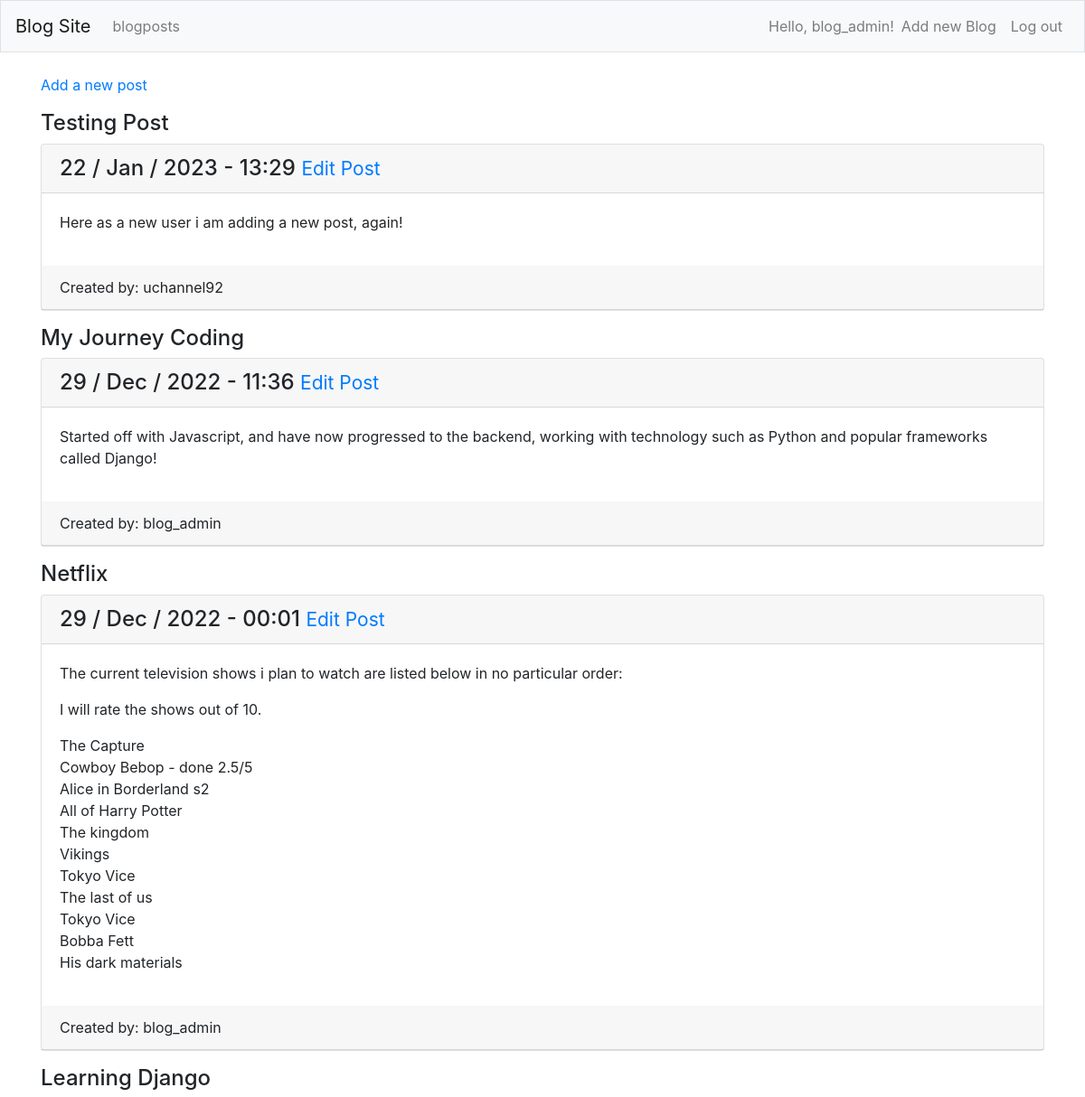
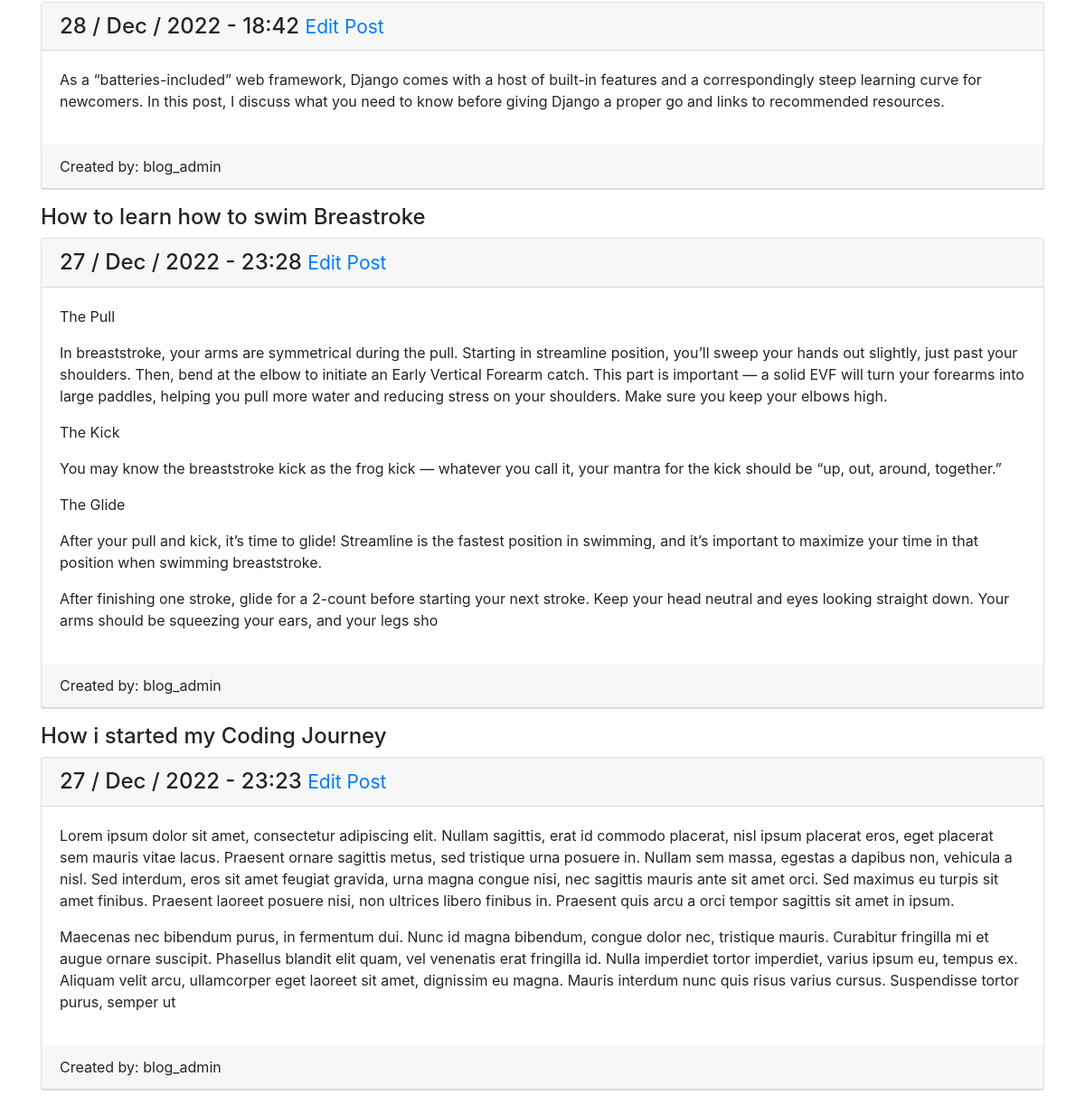
The page /blogposts/ (signed in) on the database its author committed (2 pictures, top to bottom).
### blogs/models.py (models this page shows, shortened)
class BlogPost(models.Model):
	title = models.CharField(max_length=100)
	text = models.TextField(max_length=1000)
	date_added = models.DateTimeField(auto_now_add=True)
	owner = models.ForeignKey(User, on_delete=models.CASCADE)

### blogs/views.py (the view)
# urls.py: path('blogposts/', views.blogposts, name='blogposts'),
def blogposts(request):
	blogpost = BlogPost.objects.order_by('-date_added')
	context = {'blogpost': blogpost}
	return render(request, 'blogs/blogposts.html', context)

### blogs/templates/blogs/blogposts.html (shortened to what this page needs)
{% extends "blogs/base.html" %}
{% block content %}
<div class="container">
	{% if user.is_authenticated %}
		<p>
			<a href="{% url 'blogs:new_blog' %}">Add a new post</a>
		</p>
	{% else %}
		<p>
			<a href="{% url 'users:login' %}">Login to add new post</a>
		</p>
	{% endif %}
		{% for blog in blogpost %}
		<h4>{{ blog.title }}</h4>
			<div class="card mb-3">
				<h4 class="card-header">
					{{ blog.date_added|date:'d / M / Y - H:i' }}
					<small>
						<a href="{% url 'blogs:edit_blogpost' blog.id %}">Edit Post</a>
					</small>
				</h4>
				<div class="card-body">
					{{ blog.text|linebreaks }}
				</div>
				<p class="card-header">
					Created by: {{ blog.owner }}
				</p>
			</div>
			{% empty %}
				<li><h3>No Blog posts have been added yet.</h3></li>
			{% endfor %}
</div>
{% endblock content %}

### blogs/templates/blogs/base.html (shortened to what this page needs)
{% load bootstrap4 %}
<!DOCTYPE html>
<html lang="en">
<head>
	{% bootstrap_css %}
</head>
<body>
	<nav class="navbar navbar-expand-md navbar-light bg-light mb-4 border sticky-top">
		<a class="navbar-brand" href="{% url 'blogs:index' %}">Blog Site</a>
		<div class="collapse navbar-collapse" id="navbarCollapse">
			<ul class="navbar-nav mr-auto">
				<li class="nav-item">
					<a class="nav-link" href="{% url 'blogs:blogposts' %}">blogposts</a>
				</li>
			</ul>
			<ul class="navbar-nav m1-auto">
				{% if user.is_authenticated %}
				<li class="nav-item">
					<span class="navbar-text">Hello, {{ user.username }}!</span>
				</li>
				<li class="nav-item">
					<a class="nav-link" href="{% url 'blogs:new_blog' %}">Add new Blog</a>
				</li>
				<li class="nav-item">
					<a class="nav-link" href="{% url 'users:logout' %}">Log out</a>
				</li>
				{% endif %}
			</ul>
		</div>
	</nav>
	<main>
		<div>
			{% block content %}{% endblock content %}
		</div>
	</main>
</body>
</html>

### rows shown on the page
BlogPost: title "Testing Post", date_added "22 / Jan / 2023 - 13:29", text "Here as a new user i am adding a new post, again!", owner "uchannel92"
BlogPost: title "My Journey Coding", date_added "29 / Dec / 2022 - 11:36", text "Started off with Javascript, and have now progressed to the backend, working with technology such as Python and popular frameworks called Django!", owner "blog_admin"
BlogPost: title "Netflix", date_added "29 / Dec / 2022 - 00:01", text "The current television shows i plan to watch are listed below in no particular order: I will rate the shows out of 10. The Capture Cowboy Bebop - done 2.5/5 Alice in Borderland s2 All of Harry Potter The kingdom Vikings Tokyo Vice The last of us Tokyo Vice Bobba Fett His dark materials", owner "blog_admin"
BlogPost: title "Learning Django", date_added "28 / Dec / 2022 - 18:42", text "As a “batteries-included” web framework, Django comes with a host of built-in features and a correspondingly steep learning curve for newcomers. In this post, I discuss what you need to know before giving Django a proper go and links to recommended resources.", owner "blog_admin"
BlogPost: title "How to learn how to swim Breastroke", date_added "27 / Dec / 2022 - 23:28", text "The Pull In breaststroke, your arms are symmetrical during the pull. Starting in streamline position, you’ll sweep your hands out slightly, just past your shoulders. Then, bend at the elbow to initiate an Early Vertical Forearm catch. This part is important — a solid EVF will turn your forearms into large paddles, helping you pull more water and reducing stress on your shoulders. Make sure you keep your elbows high. The Kick You may know the breaststroke kick as the frog kick — whatever you call it, your mantra for the kick should be “up, out, around, together.” The Glide After your pull and kick, it’s time to glide! Streamline is the fastest position in swimming, and it’s important to…", owner "blog_admin"
BlogPost: title "How i started my Coding Journey", date_added "27 / Dec / 2022 - 23:23", text "Lorem ipsum dolor sit amet, consectetur adipiscing elit. Nullam sagittis, erat id commodo placerat, nisl ipsum placerat eros, eget placerat sem mauris vitae lacus. Praesent ornare sagittis metus, sed tristique urna posuere in. Nullam sem massa, egestas a dapibus non, vehicula a nisl. Sed interdum, eros sit amet feugiat gravida, urna magna congue nisi, nec sagittis mauris ante sit amet orci. Sed maximus eu turpis sit amet finibus. Praesent laoreet posuere nisi, non ultrices libero finibus in. Praesent quis arcu a orci tempor sagittis sit amet in ipsum. Maecenas nec bibendum purus, in fermentum dui. Nunc id magna bibendum, congue dolor nec, tristique mauris. Curabitur fringilla mi et augue…", owner "blog_admin"

### other values the page prints
{{ user.username }} "blog_admin"
